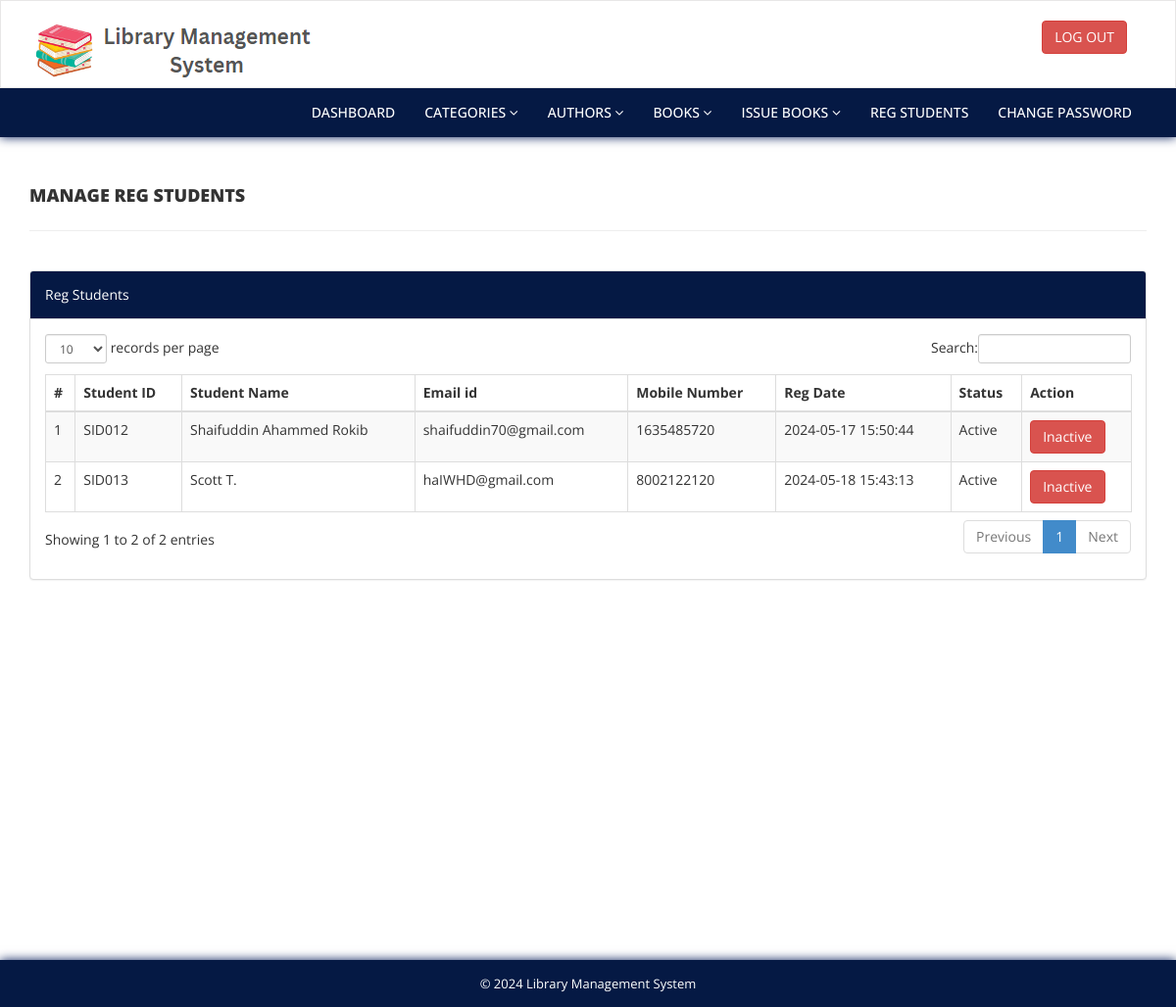
The app's page /admin/reg-students.php (signed in) with its own data.
### tables this page shows
CREATE TABLE `tblstudents` (
  `id` int(11) NOT NULL,
  `StudentId` varchar(100) DEFAULT NULL,
  `FullName` varchar(120) DEFAULT NULL,
  `EmailId` varchar(120) DEFAULT NULL,
  `MobileNumber` char(11) DEFAULT NULL,
  `Password` varchar(120) DEFAULT NULL,
  `Status` int(1) DEFAULT NULL,
  `RegDate` timestamp NULL DEFAULT current_timestamp(),
  `UpdationDate` timestamp NULL DEFAULT NULL ON UPDATE current_timestamp()
);

### admin/reg-students.php (the view, shortened to what this page needs)
<?php
include('includes/config.php');
if(strlen($_SESSION['alogin'])==0)
    {
header('location:index.php');
}
else{
    ?>
<!DOCTYPE html>
<html xmlns="http://www.w3.org/1999/xhtml">
<head>
    <link href="assets/css/bootstrap.css" rel="stylesheet" />
    <link href="assets/css/font-awesome.css" rel="stylesheet" />
    <link href="assets/js/dataTables/dataTables.bootstrap.css" rel="stylesheet" />
    <link href="assets/css/style.css" rel="stylesheet" />
</head>
<body>
<?php include('includes/header.php');?>
    <div class="content-wrapper">
         <div class="container">
        <div class="row pad-botm">
            <div class="col-md-12">
                <h4 class="header-line">Manage Reg Students</h4>
    </div>
        </div>
            <div class="row">
                <div class="col-md-12">
                    <div class="panel panel-default">
                        <div class="panel-heading">
                          Reg Students
                        </div>
                        <div class="panel-body">
                            <div class="table-responsive">
                                <table class="table table-striped table-bordered table-hover" id="dataTables-example">
                                    <thead>
                                        <tr>
                                            <th>#</th>
                                            <th>Student ID</th>
                                            <th>Student Name</th>
                                            <th>Email id </th>
                                            <th>Mobile Number</th>
                                            <th>Reg Date</th>
                                            <th>Status</th>
                                            <th>Action</th>
                                        </tr>
                                    </thead>
                                    <tbody>
<?php $sql = "SELECT * from tblstudents";
$query = $dbh -> prepare($sql);
$query->execute();
$results=$query->fetchAll(PDO::FETCH_OBJ);
$cnt=1;
if($query->rowCount() > 0)
{
foreach($results as $result)
{               ?>
                                        <tr class="odd gradeX">
                                            <td class="center"><?php echo htmlentities($cnt);?></td>
                                            <td class="center"><?php echo htmlentities($result->StudentId);?></td>
                                            <td class="center"><?php echo htmlentities($result->FullName);?></td>
                                            <td class="center"><?php echo htmlentities($result->EmailId);?></td>
                                            <td class="center"><?php echo htmlentities($result->MobileNumber);?></td>
                                             <td class="center"><?php echo htmlentities($result->RegDate);?></td>
                                            <td class="center"><?php if($result->Status==1)
                                            {
                                                echo htmlentities("Active");
                                            } else {
                                            echo htmlentities("Blocked");
}
                                            ?></td>
                                            <td class="center">
<?php if($result->Status==1)
 {?>
<a href="reg-students.php?inid=<?php echo htmlentities($result->id);?>" onclick="return confirm('Are you sure you want to block this student?');"" >  <button class="btn btn-danger"> Inactive</button>
<?php } else {?>
                                            <a href="reg-students.php?id=<?php echo htmlentities($result->id);?>" onclick="return confirm('Are you sure you want to active this student?');""><button class="btn btn-primary"> Active</button>
                                            <?php } ?>
                                            </td>
                                        </tr>
 <?php $cnt=$cnt+1;}} ?>
                                    </tbody>
                                </table>
                            </div>
                        </div>
                    </div>
                </div>
            </div>
    </div>
    </div>
  <?php include('includes/footer.php');?>
</body>
</html>
<?php } ?>

### admin/assets/css/style.css (style rules this page uses)
.content-wrapper { margin-top: 40px; height: 100vh; padding-bottom: 90px; }
.header-line { font-weight: 900; padding-bottom: 25px; border-bottom: 1px solid #eeeeee; text-transform: uppercase; }
.pad-botm { padding-bottom: 30px; }
.panel-heading { background-color: #051944 !important; color: white !important; }

### records on screen
tblstudents: StudentId "SID012", FullName "Shaifuddin Ahammed Rokib", EmailId "shaifuddin70@gmail.com", MobileNumber "1635485720", RegDate "2024-05-17 15:50:44"
tblstudents: StudentId "SID013", FullName "Scott T.", EmailId "haIWHD@gmail.com", MobileNumber "8002122120", RegDate "2024-05-18 15:43:13"
